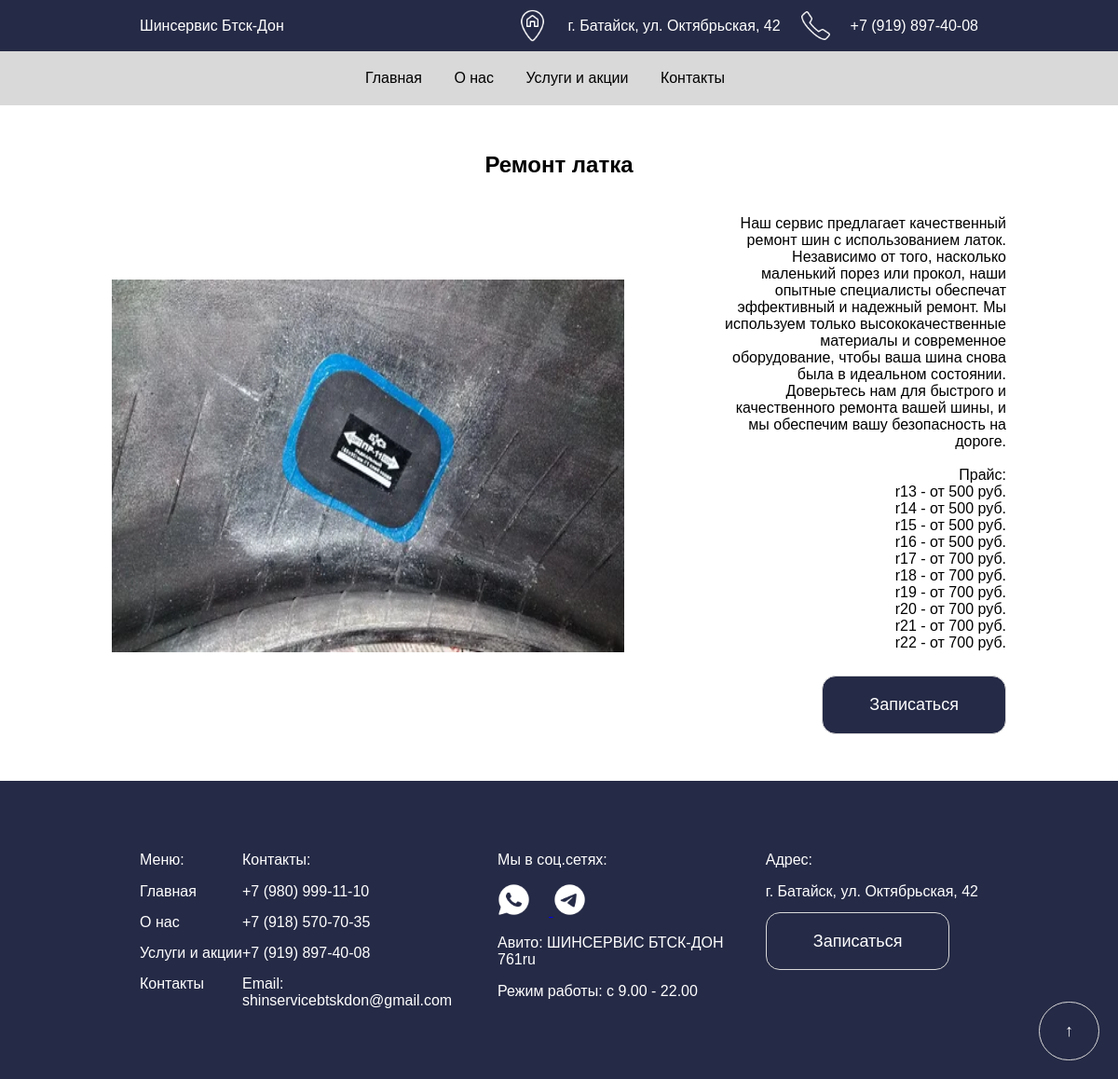
/service/3/, run on the app's committed database.
### main/models.py (models this page shows, shortened)
class Service(models.Model):
    name = models.TextField()
    photo = models.ImageField(upload_to='services_photos/')
    full_description = models.TextField()

### main/views.py (the view)
# urls.py: path('service/<int:id>/', views.service_detail_view, name='service_detail'),
def service_detail_view(request, id):
    service = Service.objects.get(pk=id)
    return render(request, 'main/service_detail.html', {'service': service})

### main/templates/main/service_detail.html (shortened to what this page needs)
{% extends 'main/layout.html' %}
{% load static %}
{% block content %}
<section class="top">
<h1 class="name_uslug">{{ service.name }}</h1>
<div class="service-detail-container">
    <div>
        <img class="photo_uslug2" src="{{ service.photo.url }}" alt="{{ service.name }}">
    </div>
    <div class="right_usluga">
    <div class="full_description2">
        <p>{{ service.full_description|linebreaksbr }}</p>
    </div>
    <a href="{% url 'uslugi' %}#booking_form" class="button">Записаться</a>
    </div>
</div>
</section>
{% endblock %}

### main/static/shinka/css/styles.css (style rules this page uses)
@media (min-width: 1024px) { body { font-family: Arial, sans-serif; margin: 0; padding: 0; } }
@media (min-width: 1024px) { .button { text-decoration: none; background-color: #252A46; color: white; border: 1px solid #D9D9D9; padding: 20px 50px; border-radius: 15px; font-size: 18px; cursor: pointer; transition: background-color 0.3s, color 0.3s, transform 0.3s; margin-top:10px; } }
@media (min-width: 1024px) { html, body { width: 100%; overflow-x: hidden; } }
@media (min-width: 1024px) { .name_uslug { margin-top: 10px; text-align: center; } }
@media (min-width: 1024px) { .top { margin: 50px 0px;; } }
@media (min-width: 1024px) { .service-detail-container { display: flex; align-items: center; justify-content: flex-end; margin: 2% 10%; } }
@media (min-width: 1024px) { .right_usluga { display: flex; flex-direction: column; align-items: flex-end; } }
@media (min-width: 1024px) { .photo_uslug2 { width: 550px; height: 400px; margin-right: 20px; } }
@media (min-width: 1024px) { .full_description2 { text-align: right; padding-left:20%; } }

### data on the page
Service: name "Ремонт латка", photo (picture), full_description "Наш сервис предлагает качественный ремонт шин с использованием латок. Независимо от того, насколько маленький порез или прокол, наши опытные специалисты обеспечат эффективный и надежный ремонт. Мы используем только высококачественные материалы и современное оборудование, чтобы ваша шина снова была в идеальном состоянии. Доверьтесь нам для быстрого и качественного ремонта вашей шины, и мы обеспечим вашу безопасность на дороге. Прайс: r13 - от 500 руб. r14 - от 500 руб. r15 - от 500 руб. r16 - от 500 руб. r17 - от 700 руб. r18 - от 700 руб. r19 - от 700 руб. r20 - от 700 руб. r21 - от 700 руб. r22 - от 700 руб."
